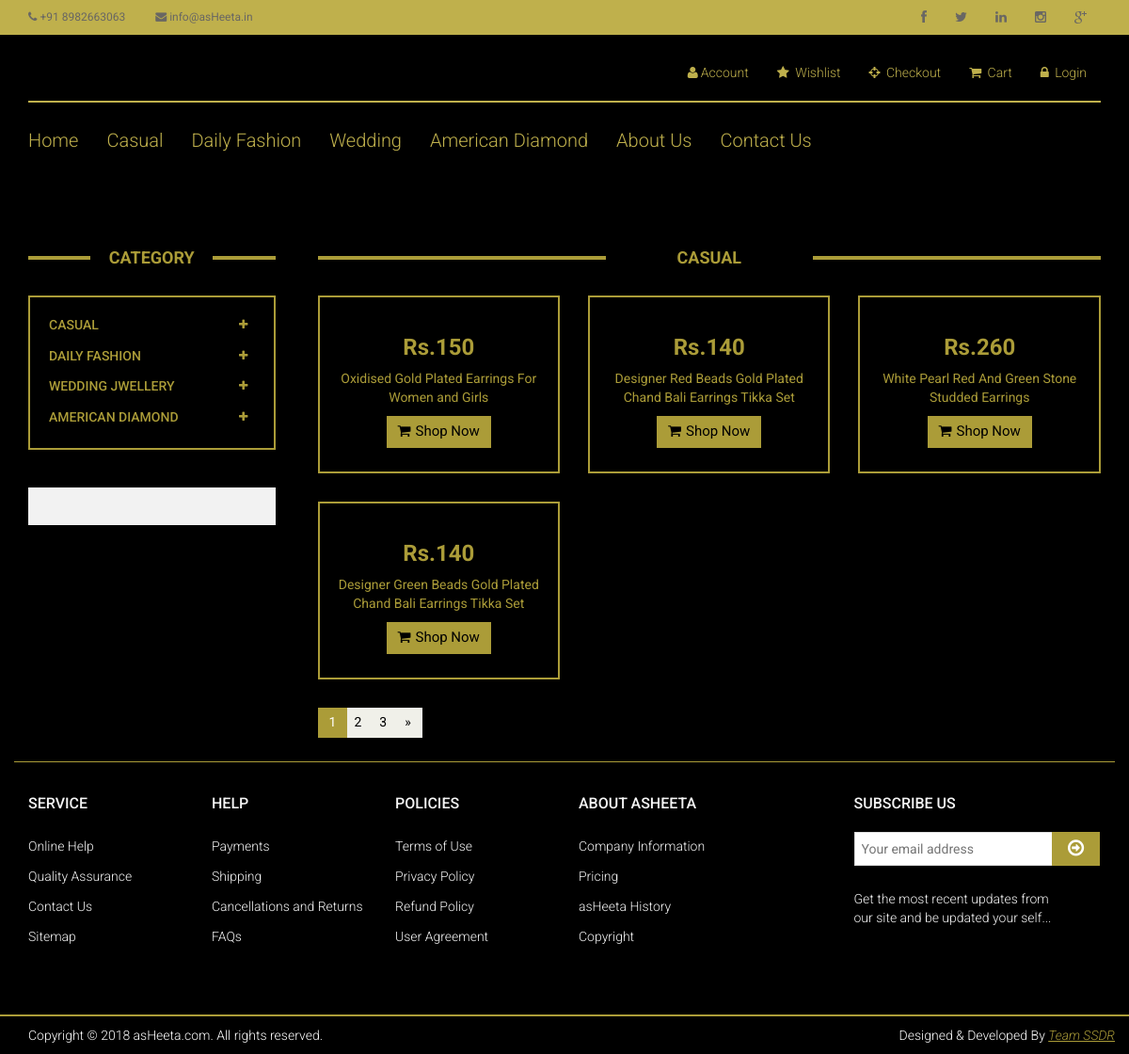
Screenshot of /casual-earrings.php with the database file from the repository.
### tables this page shows
CREATE TABLE IF NOT EXISTS `stock` (
  `stock_id` int(5) NOT NULL AUTO_INCREMENT,
  `product_code` varchar(15) NOT NULL,
  `product_name` varchar(100) NOT NULL,
  `brand` varchar(10) NOT NULL DEFAULT 'asHeeta',
  `colour` text NOT NULL,
  `base_material` text NOT NULL,
  `collection` int(1) NOT NULL,
  `plating` text NOT NULL,
  `size` varchar(10) NOT NULL,
  `price` int(5) NOT NULL,
  `type` text NOT NULL,
  `description` text NOT NULL,
  `img1` varchar(100) DEFAULT NULL,
  `img2` varchar(100) DEFAULT NULL,
  `img3` varchar(100) DEFAULT NULL,
  `thumbnail` varchar(100) DEFAULT NULL,
  PRIMARY KEY (`stock_id`)
);

### casual-earrings.php (the view, shortened to what this page needs)
<!DOCTYPE html>
<html lang="en">
<head>
    <link href="css/bootstrap.min.css" rel="stylesheet">
    <link href="css/font-awesome.min.css" rel="stylesheet">
    <link href="css/prettyPhoto.css" rel="stylesheet">
    <link href="css/price-range.css" rel="stylesheet">
    <link href="css/animate.css" rel="stylesheet">
	<link href="css/main.css" rel="stylesheet">
	<link href="css/responsive.css" rel="stylesheet">
</head>
<body>
	<header id="header">
		<div class="header_top">
			<div class="container">
				<?php
                        include("head-top.php");
                ?>
			</div>
		</div>
		<div class="header-middle">
			<div class="container">
			<?php
                        include("head-middle.php");
                ?>
            </div>
		</div>
		<div class="header-bottom">
			<div class="container">
            <?php
                        include("head-bottom.php");
                ?>
            </div>
        </div>
	</header>
	<section id="advertisement">
		<div class="container">
		</div>
	</section>
	<section>
		<div class="container">
			<div class="row">
				<div class="col-sm-3">
					<div class="left-sidebar">
						<h2>Category</h2>
						<?php
								include("category.php");
						?>
						<div class="shipping text-center">
						</div>
					</div>
				</div>
				<div class="col-sm-9 padding-right">
					<div class="features_items">
						<h2 class="title text-center">CASUAL</h2>
                        <?php
                                 $cat_sql = "SELECT * FROM stock WHERE collection='1' AND type='Earrings'";
                                 $cat_query = mysqli_query($dbconnect, $cat_sql);
                                 $row=mysqli_fetch_array($cat_query);
                                do
                                {
                                        $price = $row[9];
                                        $prd_name = $row[2];
                        ?>
						<div class="col-sm-4">
							<div class="product-image-wrapper">
								<div class="single-products">
									<div class="productinfo text-center prd_name">
                                        <?php
                                            echo"<h2>Rs.".$price."</h2>";
                                            echo"<p>".$prd_name."</p>";
                                        ?>
										<a href="#" class="btn btn-default add-to-cart"><i class="fa fa-shopping-cart"></i>Shop Now</a>
									</div>
									</div>
								</div>
							</div>
                        <?php
                                 }
                                while($row=mysqli_fetch_array($cat_query))
                        ?>
						</div>
						<ul class="pagination">
							<li class="active"><a href="">1</a></li>
							<li><a href="">2</a></li>
							<li><a href="">3</a></li>
							<li><a href="">&raquo;</a></li>
						</ul>
					</div>
				</div>
			</div>
	</section>
		<div class="footer-widget">
			<div class="container">
				<?php
                        include("footer.php");
                ?>
			</div>
		</div>
</body>
</html>

### css/main.css (style rules this page uses)
body { font-family: 'Roboto', sans-serif; background: #000000; position: relative; font-weight:400px; }
ul li { list-style: none; }
a { -webkit-transition: 300ms; -moz-transition: 300ms; -o-transition: 300ms; transition: 300ms; }
h1, h2, h3, h4, h5, h6 { font-family: 'Roboto', sans-serif; }
.header_top { background: none repeat scroll 0 0 #BFB04C; }
.header-bottom { padding-bottom: 30px; padding-top: 30px; }
.footer-widget { margin-bottom: 68px; }
.footer-widget .container { border-top: 1px solid #AB9C38; padding-top: 15px; }
.left-sidebar h2, .brands_products h2 { color:#AB9C38 ; font-family: 'Roboto', sans-serif; font-size: 18px; font-weight: 700; margin: 0 auto 30px; text-align: center; text-transform: uppercase; position: relative; z-index:3; }
.left-sidebar h2:after, h2.title:after { content: " "; position: absolute; border: 2px solid #AB9C38; bottom:8px; left: 0; width: 100%; height: 0; z-index: -2; }
.left-sidebar h2:before { content: " "; position: absolute; background: #000; bottom: -6px; width: 130px; height: 30px; z-index: -1; left: 50%; margin-left: -65px; }
h2.title:before { content: " "; position: absolute; background: #000; bottom: -6px; width: 220px; height: 30px; z-index: -1; left: 50%; margin-left: -110px; }
.shipping { background-color: #F2F2F2; margin-top: 40px; overflow: hidden; padding-top: 20px; position: relative; }
.padding-right { padding-right: 0; }
.features_items { overflow:hidden; }
h2.title { color:#AB9C38 ; font-family: 'Roboto', sans-serif; font-size: 18px; font-weight: 700; margin: 0 15px; text-transform: uppercase; margin-bottom: 30px; position: relative; }
.product-image-wrapper { border:2px solid #AB9C38; overflow: hidden; margin-bottom:30px; }
.single-products { position: relative; }
.prd_name p { margin: 10px; }
.productinfo h2 { color: #AB9C38; font-family: 'Roboto', sans-serif; font-size: 24px; font-weight: 700; }
.productinfo p { font-family: 'Roboto', sans-serif; font-size: 14px; font-weight: 400; color: #AB9C38; }
.productinfo { position:relative; }
.add-to-cart { background:#AB9C38; border: 0 none; border-radius: 0; color: #000000; font-family: 'Roboto', sans-serif; font-size: 15px; margin-bottom: 25px; }
.add-to-cart i { margin-right:5px; }
#advertisement { padding-bottom: 45px; }
.pagination { display: inline-block; float: left; margin-bottom: 25px; margin-top: 0; padding-left: 15px; }
.pagination li:first-child a, .pagination li:first-child span { border-bottom-left-radius: 0; border-top-left-radius: 0; margin-left: 0; }
.pagination li:last-child a, .pagination li:last-child span { border-bottom-right-radius: 0; border-top-right-radius: 0; }
.pagination .active a, .pagination .active span, .pagination .active a:hover, .pagination .active span:hover, .pagination .active a:focus, .pagination .active span:focus { background-color: #AB9C38; border-color: #AB9C38; color: #FFFFFF; cursor: default; z-index: 2; }
.pagination li a, .pagination li span { background-color: #f0f0e9; border: 0; float: left; line-height: 1.42857; margin-left: -10px; padding: 6px 12px; position: relative; text-decoration: none; margin-right: 5px; color:#000; }

### rows the page displays
stock: price "150", product_name "Oxidised Gold Plated Earrings For Women and Girls"
stock: price "140", product_name "Designer Red Beads Gold Plated Chand Bali Earrings Tikka Set"
stock: price "260", product_name "White Pearl Red And Green Stone Studded Earrings"
stock: price "140", product_name "Designer Green Beads Gold Plated Chand Bali Earrings Tikka Set"
